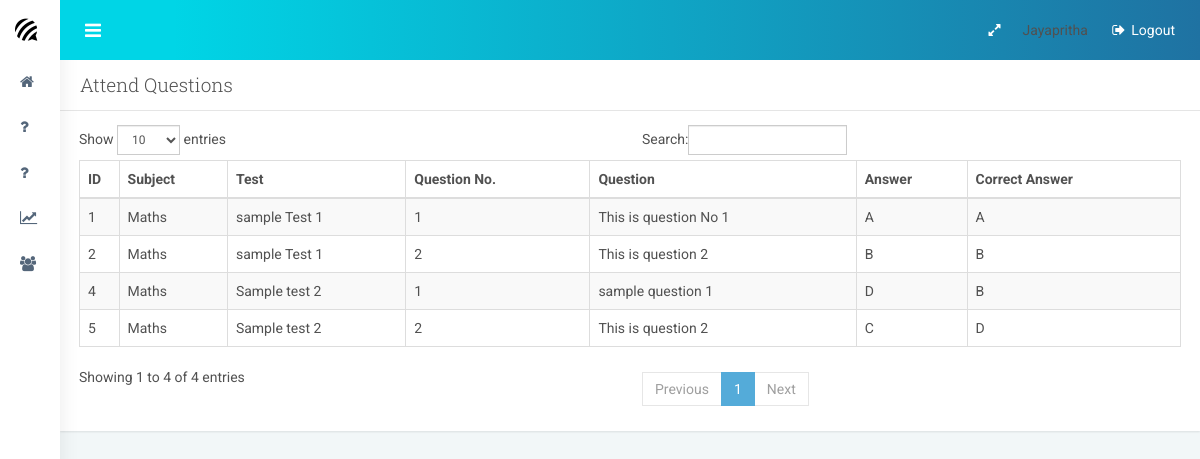
Page /examadmin/answerd_questions/4 (signed in) on the committed database.
### accounts/models.py (models this page shows, shortened)
class User(AbstractBaseUser):
	email= models.CharField(verbose_name='email', max_length=150,unique=True)
	name=models.CharField(max_length=150,null=True)
	username=models.CharField(max_length=20,verbose_name='username',unique=True)
	subject=models.ForeignKey(Subject,on_delete=models.CASCADE,null=True,blank=True)
	date_joind=models.DateTimeField(verbose_name='date joind', auto_now_add=True)
	is_active = models.BooleanField(default=True)
	is_admin = models.BooleanField(default=False)
	is_staff=models.BooleanField(default=False)
	USERNAME_FIELD = 'username'
	REQUIRED_FIELDS = ['name','email']
	objects = UserManager()

### admin_dash/models.py (models this page shows, shortened)
class Answer(models.Model):
    student=models.ForeignKey(settings.AUTH_USER_MODEL,on_delete=models.CASCADE)
    question=models.ForeignKey(Questions,on_delete=models.CASCADE)
    answer=models.CharField(max_length=20)
    date=models.DateTimeField(auto_now_add=True)

class Questions(models.Model):
    qs_no=models.IntegerField()
    subject=models.ForeignKey(Subject,on_delete=models.CASCADE)
    testname=models.ForeignKey(TestName,on_delete=models.CASCADE)
    questions=models.TextField()
    answers=models.CharField(max_length=20)
    option_a=models.TextField()
    option_b=models.TextField()
    option_c=models.TextField()
    option_d=models.TextField()

class Subject(models.Model):
    subject=models.CharField(max_length=150,unique=True)
    def __str__(self):
        return self.subject

class TestName(models.Model):
    testname=models.CharField(max_length=150)
    def __str__(self):
        return self.testname

### admin_dash/views.py (the view)
# urls.py: path('answerd_questions/<int:stdid>',views.answerd_questions,name='answerd_questions'),
@staff_member_required
def answerd_questions(request,stdid):
    ans=Answer.objects.filter(student=stdid)
    context={
        'ans':ans
    }
    return render(request,'answers.html',context)

### admin_dash/templates/answers.html (shortened to what this page needs)
{% extends 'exam_admin_base.html' %}
{% block 'content' %}
<div class="panel">
    <div class="panel-heading">
        <h3 class="panel-title">Attend Questions</h3>
    </div>
    <div class="panel-body">
        <table id="datatable1" class="table table-striped table-bordered">
            <thead>
                <tr>
                    <th class="min-tablet">ID</th>
                    <th class="min-tablet">Subject</th>
                    <th class="min-tablet">Test</th>
                    <th class="min-tablet">Question No.</th>
                    <th class="min-tablet">Question</th>
                    <th class="min-desktop">Answer</th>
                    <th class="min-desktop">Correct Answer</th>
                </tr>
            </thead>
            <tbody>
               {% for a in ans %}
                <tr>
                    <td>{{a.question.id}}</td>
                    <td>{{a.question.subject}}</td>
                    <td>{{a.question.testname}}</td>
                    <td>{{a.question.qs_no}}</td>
                    <td>{{a.question.questions}}</td>
                    <td>{{a.answer}}</td>
                    <td>{{a.question.answers}}</td>
                </tr>
                {% endfor %}
    </tbody>
        </table>
    </div>
</div>
{% endblock %}

### admin_dash/templates/exam_admin_base.html (shortened to what this page needs)
{% load static %}
<!DOCTYPE html>
<html lang="en">
    <head>
        <link href="{% static 'css/bootstrap.min.css' %}" rel="stylesheet">
        <link href="{% static 'css/style.css' %}" rel="stylesheet">
        <link href="{% static 'plugins/font-awesome/css/font-awesome.min.css' %}" rel="stylesheet">
        <link href="{% static 'plugins/switchery/switchery.min.css' %}" rel="stylesheet">
        <link href="{% static 'plugins/bootstrap-select/bootstrap-select.min.css' %}" rel="stylesheet">
        <link href="{% static 'plugins/jquery-ricksaw-chart/css/rickshaw.css' %}" rel="stylesheet">
        <link href="{% static 'plugins/bootstrap-validator/bootstrapValidator.min.css' %}" rel="stylesheet">
        <link href="{% static 'css/demo/jquery-steps.min.css' %}" rel="stylesheet">
        <link href="{% static 'plugins/summernote/summernote.min.css' %}" rel="stylesheet">
        <link href="{% static 'css/demo/jasmine.css' %}" rel="stylesheet">
        <link href="{% static 'plugins/pace/pace.min.css' %}" rel="stylesheet">
        <link href="{% static 'admin/plugins/datatables/extensions/Responsive/css/dataTables.responsive.css' %}" rel="stylesheet">
    </head>
    <body>
        <div id="container" class="effect mainnav-sm navbar-fixed mainnav-fixed">
            <header id="navbar">
                <div id="navbar-container" class="boxed">
                    <div class="navbar-content clearfix">
                        <ul class="nav navbar-top-links pull-left">
                            <li class="tgl-menu-btn">
                                <a class="mainnav-toggle" href="#"> <i class="fa fa-navicon fa-lg"></i> </a>
                            </li>
                        </ul>
                        <ul class="nav navbar-top-links pull-right">
                            <li class="hidden-xs" id="toggleFullscreen">
                                <a class="fa fa-expand" data-toggle="fullscreen" href="#" role="button">
                                </a>
                            </li>
                            <li id="dropdown-user" class="dropdown">
                                <div class="username hidden-xs">{{request.user.name}}</div>
                            </li>
                            <li>
                                <a href="{% url 'logout' %}"> <i class="fa fa-sign-out fa-fw"></i> Logout </a>
                            </li>
                        </ul>
                    </div>
                </div>
            </header>
              <div class="boxed">
                 <div id="content-container">
                    {% block 'content' %}
                    {% endblock %}
                </div>
                <nav id="mainnav-container">
                    <div class="navbar-header">
                        <a href="" class="navbar-brand">
                            <i class="fa fa-forumbee brand-icon"></i>
                            <div class="brand-title">
                                <span class="brand-text">TechSnap</span>
                            </div>
                        </a>
                    </div>
                    <div id="mainnav">
                        <div id="mainnav-menu-wrap">
                            <div class="nano">
                                <div class="nano-content">
                                    <ul id="mainnav-menu" class="list-group">
                                        <li> <a href="{% url 'exam_admin_home'%}"> <i class="fa fa-home"></i> <span class="menu-title"> Dashboard </span> </a> </li>
                                        <li> <a href="{% url 'add_question'%}"> <i class="fa fa-question"></i> <span class="menu-title"> Add Questions </span> </a> </li>
                                        <li> <a href="{% url 'view_question'%}"> <i class="fa fa-question"></i> <span class="menu-title"> View Questions </span> </a> </li>
                                        <li> <a href="{% url 'view_results'%}"> <i class="fa fa-line-chart"></i> <span class="menu-title"> View Student Results </span> </a> </li>
                                        <li> <a href="{% url 'student_list'%}"> <i class="fa fa-users"></i> <span class="menu-title"> View Students </span> </a> </li>
                                    </ul>
                                </div>
                            </div>
                        </div>
                    </div>
                </nav>
             </div>
         </div>
    </body>
</html>

### rows in the picture
User: user.name "Jayapritha"
Answer: question.id "1", question.subject "Maths", question.testname "sample Test 1", question.qs_no "1", question.questions "This is question No 1", answer "A", question.answers "A"
Answer: question.id "2", question.subject "Maths", question.testname "sample Test 1", question.qs_no "2", question.questions "This is question 2", answer "B", question.answers "B"
Answer: question.id "4", question.subject "Maths", question.testname "Sample test 2", question.qs_no "1", question.questions "sample question 1", answer "D", question.answers "B"
Answer: question.id "5", question.subject "Maths", question.testname "Sample test 2", question.qs_no "2", question.questions "This is question 2", answer "C", question.answers "D"
